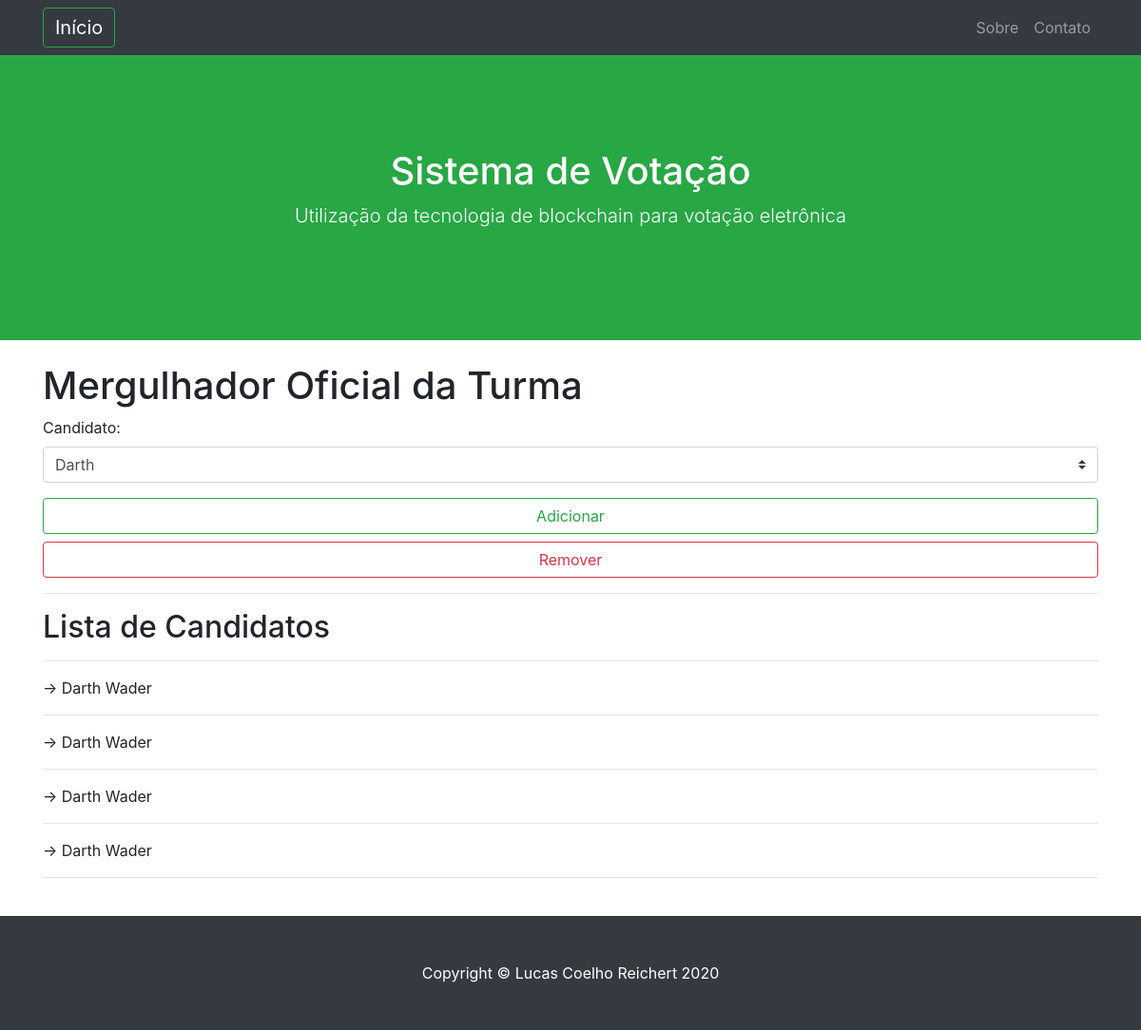
Before: /eleicoes/adicionarCandidatos/3 with the older database file.
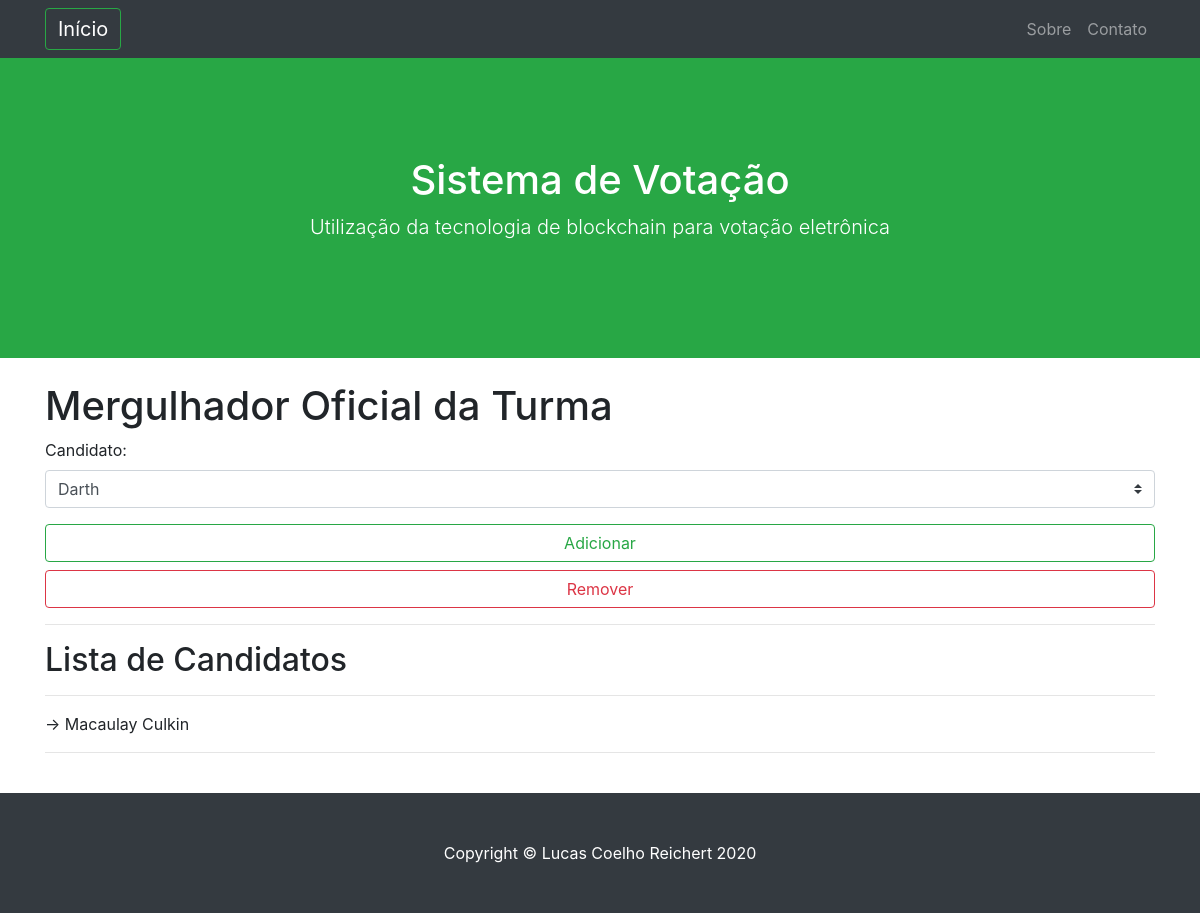
After: the same page with the newer database file.
### eleicoes/models.py (models this page shows, shortened)
class Eleicao(models.Model):
    nome = models.CharField(max_length=40)
    descricao =  models.CharField(max_length=100)
    data_ini =  models.DateField()
    data_fim = models.DateField() #configurar para pegar a data da criação da eleição e desativar o campo, ou deixar para programar uma data e hora e efetuar os devidos tratamentos
    tipo = models.CharField(max_length=20, choices=(("eleicao", _("Eleição")),  #criação do modelo de opções do tipo de Eleicao
                                        ("votacao", _("Votação"))),
                                default="Eleição")

class Eleicao_candidato(models.Model):
    eleicao = models.ForeignKey(Eleicao, on_delete=models.CASCADE, default="") #chave estrangeira da tabela eleicao
    candidato = models.ForeignKey(Usuario, on_delete=models.CASCADE, default="") #chave estrangeira da tabela usuario

### usuarios/models.py (models this page shows, shortened)
class Usuario(models.Model):
    usuario = models.CharField(max_length=40)
    nome =  models.CharField(max_length=40)
    sobrenome =  models.CharField(max_length=40)
    email = models.EmailField(max_length=100)
    senha = models.CharField(max_length=50)
    foto = models.FileField(upload_to=get_file_path) #chamando a função de definição de nome para nomear o arquivo recebido
    tipo = models.CharField(max_length=20, choices=(("Administrador", _("Administrador")),  #criação do modelo de opções do tipo de usuário
                                        ("Eleitor", _("Eleitor")),
                                        ("Candidato", _("Candidato"))),
                                default="Eleitor") # vai definir Eleitor como a opção default
    curso = models.ForeignKey(Curso, on_delete=models.CASCADE, default="") #chave estrangeira da tabela curso
    def __str__(self):
        return self.nome

### eleicoes/views.py (the view)
# urls.py: url(r'^adicionarCandidatos/(?P<pk>[0-9]+)$', views.cadastro_eleicao_candidatos, name='addCandidatos'),
def cadastro_eleicao_candidatos(request, pk): #  ligação entre as tabelas eleições e seus respectivos candidatos
    eleicao = get_object_or_404(Eleicao, pk=pk) # criando um objeto de eleicao para ser utilizado na tela de adição de candidatos
    eleicao_candidatos = Eleicao_candidato.objects.all() # buscando os objetos referentes aos candidatos da eleição objeto de candidatos para ser utilizado na tela de adição de candidatos
    existe=False
    if request.method == 'POST': # se o formulário foi submetido
        form = CadastroFormEleicao_candidatos(request.POST) # Criar o formulário
        if form.is_valid(): # se todos os campos forem inseridos corretamente
            aux = form.save(commit=False)
            aux.eleicao = eleicao # realizando a ligação da tabela eleição com Eleicao_eleitores
            for e_c in eleicao_candidatos: #só permitir um cadastro de cada eleitor
                if e_c.candidato.pk == aux.candidato.pk and e_c.eleicao.pk == eleicao.pk: #teste para verificar se já há o registro no banco
                    existe = True; # caso exista, existe vira true
            if request.POST['bt'] == "adicionar":
                print('adicionar')
                if not existe: # realiza o commit apenas se não existir o registro no banco
                    aux.save();
            if request.POST['bt'] == "remover": #caso seja clicado no botão remover, será deletado o registro que contém o respectivo eleitor na respectiva eleição
                Eleicao_candidato.objects.filter(eleicao__pk=pk, candidato=aux.candidato).delete() #encontrar o respectiva linha na tabela e depois deletar a mesma
            return redirect('addCandidatos', pk)
    else:
        form = CadastroFormEleicao_candidatos()
    context = { # variável utilizada para encaminhar as informações para a tela de cadastro
        'form': form,
        'eleicao': eleicao,
        'eleicao_candidatos': eleicao_candidatos,
    }
    return render(request, 'eleicoes/addCandidatos.html', context)

### eleicoes/forms.py
class CadastroFormEleicao_candidatos(forms.ModelForm):
    class Meta:
        model = Eleicao_candidato #definindo o modelo
        fields = ('candidato',) # selecionando os campos do modelo que serão utilizados
        widgets = { #estilizando os campos com css e definindo
            'candidato': forms.Select(attrs={'class': 'custom-select', 'maxlenght': 50}), #select para selecionar o candidato de outra tabela (a chave estrangeira foi definida no model)
        }
        error_messages = { #pesquisar melhor sobre tipos de erros para deixar mais funcional
            'candidato': {
                'required': 'O campo candidato é obrigatório'
            },
        }

### eleicoes/templates/eleicoes/addCandidatos.html
{% extends "base.html" %}
{% load static %}
{% block content %}
    <h1>{{eleicao.nome}}</h1>
    <form method="POST" class="post-form">{% csrf_token %}
        <p>
            <label for='id_candidato'>Candidato: </label>{{form.candidato}}
        </p>
        <button type="submit" class="btn btn-outline-success btn-block" name="bt" value="adicionar">Adicionar</button>
        <button type="submit" class="btn btn-outline-danger btn-block" name="bt" value="remover">Remover</button>
    </form>
    <hr>
    <h2>Lista de Candidatos</h2>
    {% for eleicao_candidato in eleicao_candidatos %}
        <hr>
        -> {{eleicao_candidato.candidato}} {{eleicao_candidato.candidato.sobrenome}}
    {% endfor %}
    <hr>
{% endblock %}

### aplicacao/templates/base.html (shortened to what this page needs)
{% load static %}
<!DOCTYPE html>
<html lang="pt">
<head>
  <link href="{% static 'bootstrap/css/bootstrap.css' %}" rel="stylesheet">
  <link href="{% static 'bootstrap/css/bootstrap.min.css' %}" rel="stylesheet">
  <link href="{% static 'css/scrolling-nav.css' %}" rel="stylesheet">
</head>
<body id="page-top">
  <nav class="navbar navbar-expand-lg navbar-dark bg-dark fixed-top" id="mainNav">
    <div class="container">
      <a class="navbar-brand js-scroll-trigger btn btn-outline-success" href="{% url 'index' %}">Início</a>
      <div class="collapse navbar-collapse" id="navbarResponsive">
        <ul class="navbar-nav ml-auto">
          <li class="nav-item">
            <a class="nav-link js-scroll-trigger" href="{% url 'sobre' %}">Sobre</a>
          </li>
          <li class="nav-item">
            <a class="nav-link js-scroll-trigger" href="{% url 'contato' %}">Contato</a>
          </li>
        </ul>
      </div>
    </div>
  </nav>
  <header class="bg-success text-white">
    <div class="container text-center">
      <h1>Sistema de Votação</h1>
      <p class="lead">Utilização da tecnologia de blockchain para votação eletrônica</p>
    </div>
  </header>
  <div class="container">
    <br/>
    {% block content %}
    {% endblock %}
    <br/>
  </div>
  <footer class="py-5 bg-dark">
    <div class="container">
      <p class="m-0 text-center text-white">Copyright &copy; Lucas Coelho Reichert {% now "Y" %} </p>
    </div>
  </footer>
</body>
</html>

Changed rows visible on the page:
removed Eleicao_candidato: candidato "Darth", candidato.sobrenome "Wader"
removed Eleicao_candidato: candidato "Darth", candidato.sobrenome "Wader"
removed Eleicao_candidato: candidato "Darth", candidato.sobrenome "Wader"
removed Eleicao_candidato: candidato "Darth", candidato.sobrenome "Wader"
added Eleicao_candidato: candidato "Macaulay", candidato.sobrenome "Culkin"
